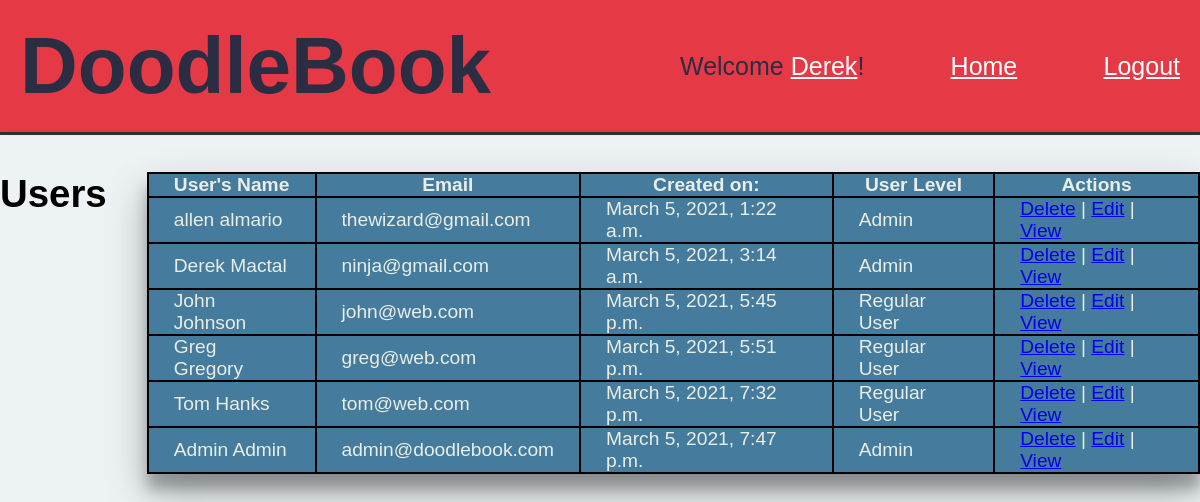
The app's page /admin (signed in) with its own data.
### Doodle_App/models.py (models this page shows)
class User(models.Model):
    first_name = models.CharField(max_length=30)
    last_name = models.CharField(max_length=40)
    email = models.CharField(max_length=70)
    password = models.CharField(max_length=100)
    bio = models.TextField(default="User Bio")
    user_level = models.IntegerField(default=0) # 0 is regular, 1 is admin
    created_at = models.DateTimeField(auto_now_add=True)
    updated_at = models.DateTimeField(auto_now=True)
    objects = webManager()

### Doodle_App/views.py (the view)
# urls.py: path('admin', views.admin),
def admin(request):
    if request.session['user_level'] == 1:
        user = User.objects.get(id=request.session['userID'])
        context = {
            "user": user,
            "users" : User.objects.all(),
            "blogs" : Blog.objects.all(),
        }
        return render(request, 'admin.html', context)
    else:
        return redirect('/dashboard')

### Doodle_App/templates/admin.html (shortened to what this page needs)
<!DOCTYPE html>
<html lang="en">
<head>
    {% load static %}
    <link rel="stylesheet" href="{% static 'css/admin.css' %}">
</head>
<body>
    <header>
        <h1>DoodleBook</h1>
        <div class="nav">
            <p>Welcome <a href="profile/{{request.session.userID}}">{{user.first_name}}</a>!</p>
            <a href="/dashboard">Home</a>
            <a href="/logout">Logout</a>
        </div>
    </header>
    <div class = 'container'>
        <h1>Users</h1>
        <table>
            <tr>
                <th>User's Name</a></th>
                <th>Email</th>
                <th>Created on:</th>
                <th>User Level</th>
                <th>Actions</th>
            </tr>
            {% for user in users.all %}
            <tr>
                <td>{{user.first_name}} {{user.last_name}}</td>
                <td>{{user.email}}</td>
                <td>{{user.created_at}}</td>
                {%if user.user_level == 0%}
                <td>Regular User</td>
                {% else %}
                <td>Admin</td>
                {% endif %}
                <td><a href = "/delete/{{user.id}}">Delete</a> | <a href = "/admin_edit/{{user.id}}">Edit</a> | <a href = "/profile/{{user.id}}">View</a> </td>
            </tr>
            {% endfor %}
        </table>
    </div>
</body>

### Doodle_App/static/css/admin.css (style rules this page uses)
* { margin: 0; padding: 0px; font-family: 'Gill Sans', 'Gill Sans MT', 'Calibri', 'Trebuchet MS', sans-serif; }
body { background-color: #edf2f4; }
header { display: flex; justify-content: space-between; align-items: center; background-color: #e63946; font-size: 40px; color: #2b2d42; padding: 20px; box-shadow: rgba(0, 0, 0, 0.16) 0px 1px 4px, rgb(51, 51, 51) 0px 0px 0px 3px; }
header .nav { display: flex; align-items: center; justify-content: space-between; font-size: 25px; width: 500px; }
header .nav a { color: white; }
.container h1 { margin-right: 40px; }
.container { display: flex; justify-content: center; margin-top: 40px; font-size: larger; }
table { border: 2px black solid; border-collapse: collapse; height: 100px; background-color: #457b9d; color: #e9eee7; box-shadow: rgba(0, 0, 0, 0.3) 0px 19px 38px, rgba(0, 0, 0, 0.22) 0px 15px 12px; }
th { border-right: 2px black solid; border-bottom: 2px black solid; }
th { border-bottom: 2px black solid; border-right: 2px black solid; }
td { border-bottom: 2px black solid; border-right: 2px black solid; padding-left: 25px; padding-right: 25px; }

### records on screen
User: first_name "Derek", last_name "Mactal", email "ninja@gmail.com", created_at "March 5, 2021, 3:14 a.m.", user_level "Admin"
User: first_name "allen", last_name "almario", email "thewizard@gmail.com", created_at "March 5, 2021, 1:22 a.m.", user_level "Admin"
User: first_name "John", last_name "Johnson", email "john@web.com", created_at "March 5, 2021, 5:45 p.m.", user_level "Regular User"
User: first_name "Greg", last_name "Gregory", email "greg@web.com", created_at "March 5, 2021, 5:51 p.m.", user_level "Regular User"
User: first_name "Tom", last_name "Hanks", email "tom@web.com", created_at "March 5, 2021, 7:32 p.m.", user_level "Regular User"
User: first_name "Admin", last_name "Admin", email "admin@doodlebook.com", created_at "March 5, 2021, 7:47 p.m.", user_level "Admin"
